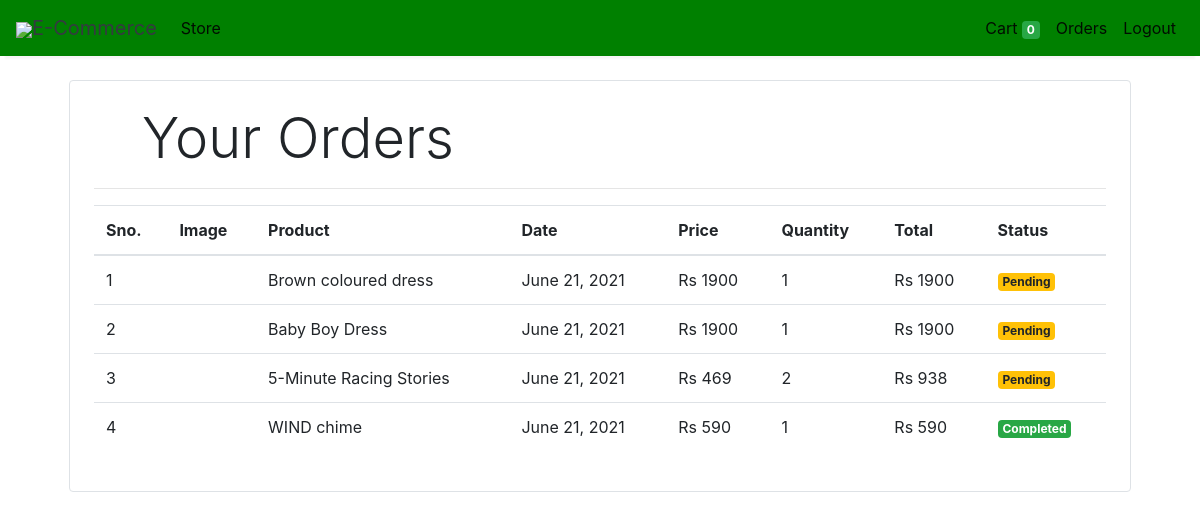
Screenshot of /orders (signed in) with the database file from the repository.
### store/models/orders.py (models this page shows, shortened)
class Order(models.Model):
    product = models.ForeignKey(Products,
                                on_delete=models.CASCADE)
    customer = models.ForeignKey(Customer,
                                 on_delete=models.CASCADE)
    quantity = models.IntegerField(default=1)
    price = models.IntegerField()
    address = models.CharField (max_length=50, default='', blank=True)
    phone = models.CharField (max_length=50, default='', blank=True)
    date = models.DateField (default=datetime.datetime.today)
    status = models.BooleanField (default=False)
    @staticmethod
    def get_orders_by_customer(customer_id):
        return Order.objects.filter(customer=customer_id).order_by('-date')

### store/models/product.py (models this page shows, shortened)
class Products(models.Model):
    name = models.CharField(max_length=60)
    price= models.IntegerField(default=0)
    category= models.ForeignKey(Category,on_delete=models.CASCADE,default=1 )
    description= models.CharField(max_length=250, default='', blank=True, null= True)
    image= models.ImageField(upload_to='uploads/products/')

### store/middlewares/auth.py (the view)
    def middleware(request):
        print(request.session.get('customer'))
        returnUrl = request.META['PATH_INFO']
        print(request.META['PATH_INFO'])
        if not request.session.get('customer'):
           return redirect(f'login?return_url={returnUrl}')
        response = get_response(request)
        return response

### store/templatetags/custom_filter.py (called while the page is built)
@register.filter(name='currency')
def currency(number):
    return "Rs "+str(number)

@register.filter(name='multiply')
def multiply(number , number1):
    return number * number1

### store/views/orders.py (called while the page is built)
    def get(self , request ):
        customer = request.session.get('customer')
        orders = Order.get_orders_by_customer(customer)
        print(orders)
        return render(request , 'orders.html'  , {'orders' : orders})

### store/templates/orders.html
{% extends 'base.html' %}
{% block content %}
{% load cart %}
{% load custom_filter %}
<div class="container">
   <div class="border rounded p-4 m-4">
        <p class="display-4 pl-4 ml-4">Your Orders</p>
        <hr>
        <table class="table">
            <thead>
                <tr>
                    <th>Sno.</th>
                    <th>Image</th>
                    <th>Product</th>
                    <th>Date</th>
                    <th>Price</th>
                    <th>Quantity</th>
                    <th>Total</th>
                    <th>Status</th>
                </tr>
            </thead>
            <tbody>
                {% for order in orders %}
                <tr>
                    <td>{{forloop.counter}}</td>
                    <td><img style="height: 80px;" class="rounded-circle" src="{{order.product.image.url}}" alt=""></td>
                    <td>{{order.product.name}}</td>
                    <td>{{order.date}}</td>
                    <td>{{order.price|currency}}</td>
                    <td>{{order.quantity}}</td>
                    <td>{{order.quantity|multiply:order.price|currency}}</td>
                    {% if order.status %}
                    <td><small class="badge badge-success">Completed</small></td>
                    {%else%}
                    <td><small class="badge badge-warning">Pending</small></td>
                    {% endif %}
                </tr>
                {% endfor %}
            </tbody>
        </table>
   </div>
</div>
{% endblock %}

### store/templates/base.html (shortened to what this page needs)
<!doctype html>
<html lang="en">
<head>
  <link rel="stylesheet" href="https://maxcdn.bootstrapcdn.com/bootstrap/4.0.0/css/bootstrap.min.css"
>
</head>
<body>
<nav class="one-edge-shadow
  navbar navbar-light
  sticky-top navbar
  navbar-expand-lg
  text-white">
    <a class="navbar-brand ms-3 text-dark " href="/">
    <link rel="stylesheet" href="https://use.fontawesome.com/releases/v5.7.0/css/all.css">
    <img src="https://www.freepnglogos.com/uploads/shopping-cart-png/shopping-cart-svg-png-icon-download-28.png" style="width:50px;height:50px,color:text-light;">E-Commerce</a>
    <div class="collapse navbar-collapse" id="navbarSupportedContent">
      <ul class="navbar-nav mr-auto">
        <li class="nav-item active">
          <a class="nav-link" href="/store">Store <span class="sr-only">(current)</span></a>
        </li>
          </ul>
      <ul class=" navbar-nav my-2 my-lg-0">
        <li class="nav-item active">
          <a class="nav-link" href="/cart">Cart
            <span class="badge badge-success">{{request.session.cart.keys|length}}</span>
            <span class="sr-only">(current)</span></a>
        </li>
        {% if request.session.customer %}
        <li class="nav-item active ">
          <a class="nav-link" href="/orders">Orders<span class="sr-only">(current)</span></a>
        </li>
        <li class="nav-item active ">
          <a class="nav-link" href="/logout">Logout<span class="sr-only">(current)</span></a>
        </li>
        {% endif %}
      </ul>
    </div>
  </nav>
  {% block content %}{% endblock %}
</body>
</html>

### store/templates/base.html (style rules this page uses)
nav { background-color: green; }
.one-edge-shadow { box-shadow: 0 8px 2px -5px rgb(246, 245, 245); }

### rows the page displays
Order: product.name "Brown coloured dress", date "June 21, 2021", price "Rs 1900", quantity "1", quantity|multiply "Rs 1900", status "Pending"
Order: product.name "Baby Boy Dress", date "June 21, 2021", price "Rs 1900", quantity "1", quantity|multiply "Rs 1900", status "Pending"
Order: product.name "5-Minute Racing Stories", date "June 21, 2021", price "Rs 469", quantity "2", quantity|multiply "Rs 938", status "Pending"
Order: product.name "WIND chime", date "June 21, 2021", price "Rs 590", quantity "1", quantity|multiply "Rs 590", status "Completed"

### other values shown
{{ request.session.cart.keys|length }} "0"
